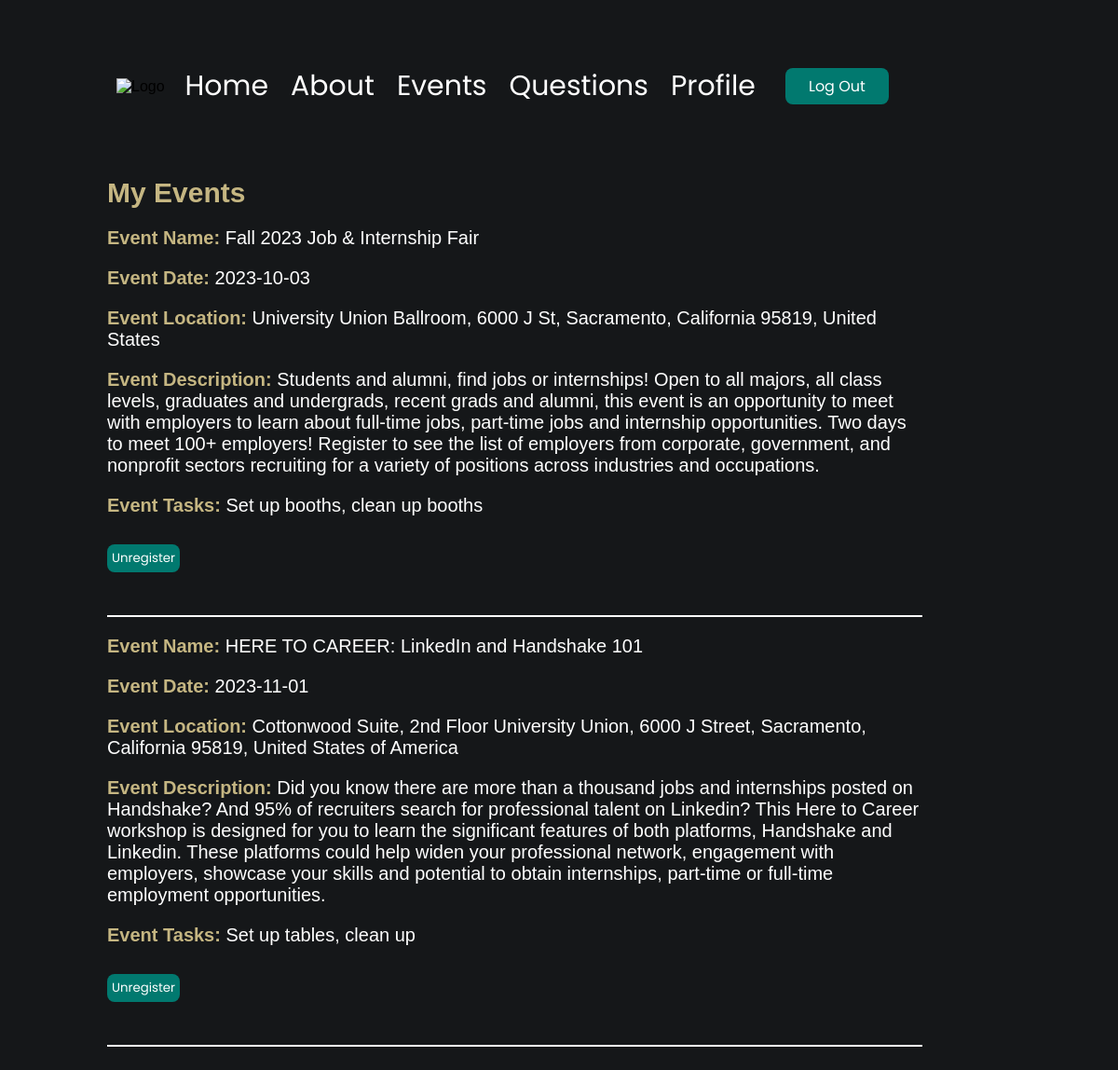
The page /user_home.php (signed in) on the database its author committed.
### tables this page shows
CREATE TABLE `events` (
  `event_id` int(11) NOT NULL,
  `event_name` varchar(255) NOT NULL,
  `event_location` varchar(255) DEFAULT NULL,
  `event_date` date DEFAULT NULL,
  `event_description` text DEFAULT NULL,
  `event_task` varchar(200) NOT NULL
);

### user_home.php (the view, shortened to what this page needs)
<?php
include("database.php");
$user_id = $_SESSION['user_id'];
$query = "SELECT events.* FROM events JOIN user_events ON events.event_id = user_events.event_id WHERE user_events.user_id = $user_id";
$result = mysqli_query($con, $query);
?>
<!DOCTYPE html>
<html lang="en">
<head>
  <link rel="stylesheet" href="styleMain.css" />
</head>
<body>
  <div class="container">
    <div class="content">
      <header>
        <img src="images/saclogo.png" alt="Logo" />
        <nav>
          <a href="user_home.php">Home</a>
          <a href="about.php">About</a>
          <a href="events.php">Events</a>
          <a href="questions.php">Questions</a>
          <a href="profile.php">Profile</a>
        </nav>
        <div class="logout"><a href="logout.php">Log Out</a></div>
      </header>
      <h1>My Events</h1>
      <div class="myEventsContent">
        <?php
          $userEventsQuery = "SELECT events.* FROM events
                              INNER JOIN user_events ON events.event_id = user_events.event_id
                              WHERE user_events.user_id = " . $_SESSION['user_id'];
          $userEventsResult = mysqli_query($con, $userEventsQuery);
          if (mysqli_num_rows($result) > 0) {
            while ($row = mysqli_fetch_assoc($userEventsResult)) {
              echo "<div class='myEventsContent'>";
              echo "<p><strong><span style=\"color: #C5B682;\">Event Name:</span></strong> <span style=\"color: white;\">{$row['event_name']}</span></p>";
              echo "<p><strong><span style=\"color: #C5B682;\">Event Date:</span></strong> <span style=\"color: white;\">{$row['event_date']}</span></p>";
              echo "<p><strong><span style=\"color: #C5B682;\">Event Location:</span></strong> <span style=\"color: white;\">{$row['event_location']}</span></p>";
              echo "<p><strong><span style=\"color: #C5B682;\">Event Description:</span></strong> <span style=\"color: white;\">{$row['event_description']}</span></p>";
              echo "<p><strong><span style=\"color: #C5B682;\">Event Tasks:</span></strong> <span style=\"color: white;\">{$row['event_task']}</span></p>";
              echo "<button class='unregister-button' onclick='unregisterFromEvent(" . $row['event_id'] . ")'>Unregister</button>";
              echo "</div><br><br>";
              echo "<div class='line'></div>";
            }
          } else {
            echo "You haven't registered for any events";
          }
        ?>
      </div>
    </div>
  </div>
</body>
</html>

### styleMain.css (style rules this page uses)
body { margin: 0; font-family: Arial, sans-serif; display: flex; min-height: 100vh; background-color: #151719; opacity: 1; transition: opacity 0.5s ease-in-out; animation: fade-up 0.5s; }
.container { display: flex; flex: 1; max-width: 1000px; margin: auto; margin-top: 0; animation: fade-up 0.5s; }
.content { flex-grow: 1; padding: 15px; }
.myEventsContent { padding: 0px ; color: white; font-family: Arial, Helvetica, sans-serif; text-align: left; font-size: 20px; width: 875px; }
.line { margin-bottom: 10px; background-color: white; height: 2px; }
.logout a { background-color: #01796F; border: none; color: white; padding: 7px 25px; text-align: start; text-decoration: none; display: inline-block; margin: 48px 20px; cursor: pointer; border-radius: 8px; transition: background-color 0.3s ease; font-family: 'Poppins', sans-serif; }
header { display: flex; align-items: center; padding: 10px; }
header img { max-width: 100px; margin-right: 10px; }
nav { display: flex; }
nav a { color: white; text-decoration: none; text-underline-offset: 1px; padding: 0 12px; position: relative; transition: color 0.3s ease; font-family: 'Poppins', sans-serif; font-size: 30px; }
h1 { font-size: 30px; color:#C5B682 }
.register-button, .unregister-button, .add-event-button, .delete-button { background-color: #01796F; border: none; color: white; padding: 5px 5px; margin-top: 10px; text-align: start; text-decoration: none; display: inline-block; cursor: pointer; border-radius: 8px; transition: background-color 0.3s ease; font-family: 'Poppins', sans-serif; }
header { width: 1000px; }

### rows shown on the page
events: event_name "Fall 2023 Job & Internship Fair", event_date "2023-10-03", event_location "University Union Ballroom, 6000 J St, Sacramento, California 95819, United States", event_description "Students and alumni, find jobs or internships! Open to all majors, all class levels, graduates and undergrads, recent grads and alumni, this event is an opportunity to meet with employers to learn about full-time jobs, part-time jobs and internship opportunities. Two days to meet 100+ employers! Register to see the list of employers from corporate, government, and nonprofit sectors recruiting for a variety of positions across industries and occupations.", event_task "Set up booths, clean up booths"
events: event_name "HERE TO CAREER: LinkedIn and Handshake 101", event_date "2023-11-01", event_location "Cottonwood Suite, 2nd Floor University Union, 6000 J Street, Sacramento, California 95819, United States of America", event_description "Did you know there are more than a thousand jobs and internships posted on Handshake? And 95% of recruiters search for professional talent on Linkedin? This Here to Career workshop is designed for you to learn the significant features of both platforms, Handshake and Linkedin. These platforms could help widen your professional network, engagement with employers, showcase your skills and potential to obtain internships, part-time or full-time employment opportunities.", event_task "Set up tables, clean up"
